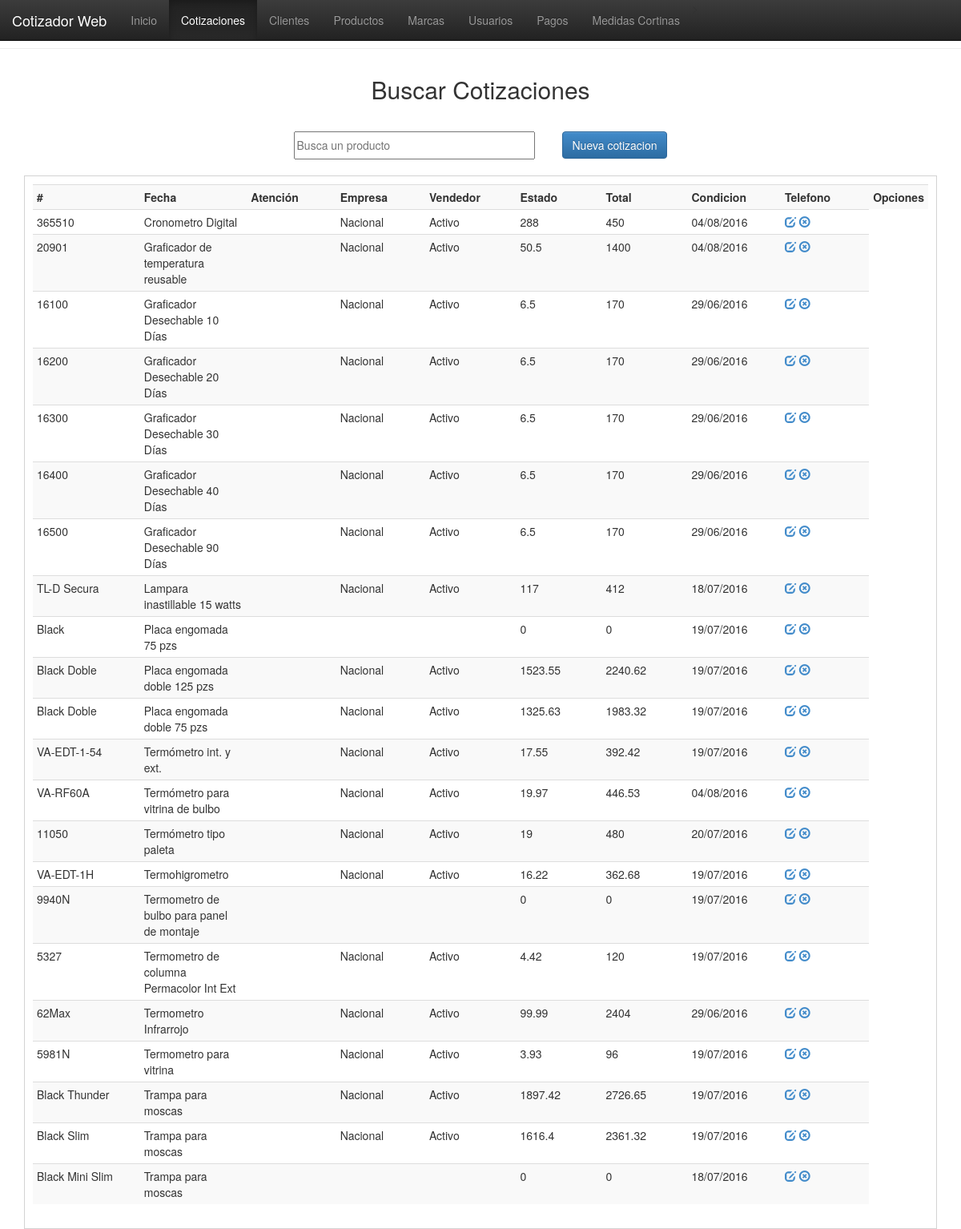
Screenshot of /vistas/cotizaciones.php with the database file from the repository.
### tables this page shows
CREATE TABLE `productos` (
  `id_prod` int(11) NOT NULL,
  `id_mca` int(100) NOT NULL,
  `id_tcambio` int(11) NOT NULL,
  `nomb_prod` varchar(100) NOT NULL,
  `desc_prod` varchar(100) NOT NULL,
  `origen_prod` varchar(20) NOT NULL,
  `edo_prod` varchar(15) NOT NULL,
  `nota_prod` varchar(150) NOT NULL,
  `cost_prod` float NOT NULL,
  `mon_prod` varchar(15) NOT NULL,
  `util_prod` float NOT NULL,
  `prec_prod` float NOT NULL,
  `prec_rec` float NOT NULL,
  `Imagen` text NOT NULL,
  `fecha_prod` date NOT NULL
);

### php/conexion.php (called while the page is built, shortened)
<?php
function fechaNormal($fecha){
		$nfecha = date('d/m/Y',strtotime($fecha));
		return $nfecha;
}
?>

### vistas/cotizaciones.php (the view, shortened to what this page needs)
<!DOCTYPE html>
<html>
<head>
<link href="../css/estilo.css" rel="stylesheet">
<link href="../bootstrap/css/bootstrap.css" rel="stylesheet">
<link href="../bootstrap/css/bootstrap.min.css" rel="stylesheet">
<link href="../bootstrap/css/bootstrap-theme.css" rel="stylesheet">
<link href="../bootstrap/css/bootstrap-theme.min.css" rel="stylesheet">
</head>
<body>
  <nav class="navbar navbar-inverse navbar-fixed-top">
    <div class="container-fluid">
      <div class="navbar-header">
        <a class="navbar-brand" href="#">Cotizador Web</a>
      </div>
      <div class="collapse navbar-collapse" id="myNavbar">
        <ul class="nav navbar-nav">
          <li><a href="index.php">Inicio</a></li>>
          <li class="active"><a href="cotizaciones.php">Cotizaciones</a></li>
          <li><a href="clientes.php">Clientes</a></li>
          <li><a href="productos.php">Productos</a></li>
          <li><a href="marcas.php">Marcas</a></li>
          <li><a href="usuarios.php">Usuarios</a></li>
          <li><a href="pagos.php">Pagos</a></li>
          <li><a href="cortinas.php">Medidas Cortinas</a></li>
        </ul>
      </div>
    </div>
  </nav>
  <br><br><hr>
    <header>Buscar Cotizaciones</header>
    <section>
    <table border="0" align="center">
      <tr>
          <td width="335"><input type="text" placeholder="Busca un producto" id="bs-prod"/></td>
            <td width="100"><a href="nueva_cotizacion.php"><button class="btn btn-primary">Nueva cotizacion</button></a></td>
        </tr>
    </table>
    </section>
    <div class="registros" id="agrega-registros-prod">
        <table class="table table-striped table-condensed table-hover">
            <tr>
                <th width="200">#</th>
                <th width="150">Fecha</th>
                <th width="150">Atención</th>
                <th width="150">Empresa</th>
                <th width="150">Vendedor</th>
                <th width="150">Estado</th>
                <th width="150">Total</th>
                <th width="150">Condicion</th>
                <th width="150">Telefono</th>
                <th width="50">Opciones</th>
            </tr>
        <?php
            include('../php/conexion.php');
            $registro = mysql_query("SELECT * FROM productos ORDER BY desc_prod ASC");
            while($registro2 = mysql_fetch_array($registro)){
                echo '<tr>
                        <td>'.$registro2['nomb_prod'].'</td>
                        <td>'.$registro2['desc_prod'].'</td>
                        <td>'.$registro2['mca_prod'].'</td>
                        <td>'.$registro2['origen_prod'].'</td>
                        <td>'.$registro2['edo_prod'].'</td>
                        <td>'.$registro2['cost_prod'].'</td>
                        <td>'.$registro2['prec_rec'].'</td>
                        <td>'.fechaNormal($registro2['fecha_prod']).'</td>
                        <td>
                            <a href="javascript:editarProducto('.$registro2['id_prod'].');" class="glyphicon glyphicon-edit"></a>
                            <a href="javascript:eliminarProducto('.$registro2['id_prod'].');" class="glyphicon glyphicon-remove-circle"></a>
                        </td>
                    </tr>';
            }
        ?>
        </table>
    </div>
</body>
</html>

### css/estilo.css (style rules this page uses)
body { margin:0px; font-family:"Trebuchet MS", Arial, Helvetica, sans-serif; min-width:1000px; }
header { margin:auto; padding:10px; font-size:30px; width:500px; text-align:center; margin-top:20px; }
section { margin-top:20px; }
section table tr td input { width:90%; height:35px; outline:none; font-size:14px; }
.registros { margin:auto; width:95%; margin-top:20px; border:1px solid #D3D3D3; height:auto; padding:10px; }

### rows the page displays
productos: nomb_prod "365510", desc_prod "Cronometro Digital", origen_prod "Nacional", edo_prod "Activo", cost_prod "288", prec_rec "450", fecha_prod "04/08/2016"
productos: nomb_prod "20901", desc_prod "Graficador de temperatura reusable", origen_prod "Nacional", edo_prod "Activo", cost_prod "50.5", prec_rec "1400", fecha_prod "04/08/2016"
productos: nomb_prod "16100", desc_prod "Graficador Desechable 10 Días", origen_prod "Nacional", edo_prod "Activo", cost_prod "6.5", prec_rec "170", fecha_prod "29/06/2016"
productos: nomb_prod "16200", desc_prod "Graficador Desechable 20 Días", origen_prod "Nacional", edo_prod "Activo", cost_prod "6.5", prec_rec "170", fecha_prod "29/06/2016"
productos: nomb_prod "16300", desc_prod "Graficador Desechable 30 Días", origen_prod "Nacional", edo_prod "Activo", cost_prod "6.5", prec_rec "170", fecha_prod "29/06/2016"
productos: nomb_prod "16400", desc_prod "Graficador Desechable 40 Días", origen_prod "Nacional", edo_prod "Activo", cost_prod "6.5", prec_rec "170", fecha_prod "29/06/2016"
productos: nomb_prod "16500", desc_prod "Graficador Desechable 90 Días", origen_prod "Nacional", edo_prod "Activo", cost_prod "6.5", prec_rec "170", fecha_prod "29/06/2016"
productos: nomb_prod "TL-D Secura", desc_prod "Lampara inastillable 15 watts", origen_prod "Nacional", edo_prod "Activo", cost_prod "117", prec_rec "412", fecha_prod "18/07/2016"
productos: nomb_prod "Black", desc_prod "Placa engomada 75 pzs", cost_prod "0", prec_rec "0", fecha_prod "19/07/2016"
productos: nomb_prod "Black Doble", desc_prod "Placa engomada doble 125 pzs", origen_prod "Nacional", edo_prod "Activo", cost_prod "1523.55", prec_rec "2240.62", fecha_prod "19/07/2016"
productos: nomb_prod "Black Doble", desc_prod "Placa engomada doble 75 pzs", origen_prod "Nacional", edo_prod "Activo", cost_prod "1325.63", prec_rec "1983.32", fecha_prod "19/07/2016"
productos: nomb_prod "VA-EDT-1-54", desc_prod "Termómetro int. y ext.", origen_prod "Nacional", edo_prod "Activo", cost_prod "17.55", prec_rec "392.42", fecha_prod "19/07/2016"
productos: nomb_prod "VA-RF60A", desc_prod "Termómetro para vitrina de bulbo", origen_prod "Nacional", edo_prod "Activo", cost_prod "19.97", prec_rec "446.53", fecha_prod "04/08/2016"
productos: nomb_prod "11050", desc_prod "Termómetro tipo paleta", origen_prod "Nacional", edo_prod "Activo", cost_prod "19", prec_rec "480", fecha_prod "20/07/2016"
productos: nomb_prod "VA-EDT-1H", desc_prod "Termohigrometro", origen_prod "Nacional", edo_prod "Activo", cost_prod "16.22", prec_rec "362.68", fecha_prod "19/07/2016"
productos: nomb_prod "9940N", desc_prod "Termometro de bulbo para panel de montaje", cost_prod "0", prec_rec "0", fecha_prod "19/07/2016"
productos: nomb_prod "5327", desc_prod "Termometro de columna Permacolor Int Ext", origen_prod "Nacional", edo_prod "Activo", cost_prod "4.42", prec_rec "120", fecha_prod "19/07/2016"
productos: nomb_prod "62Max", desc_prod "Termometro Infrarrojo", origen_prod "Nacional", edo_prod "Activo", cost_prod "99.99", prec_rec "2404", fecha_prod "29/06/2016"
productos: nomb_prod "5981N", desc_prod "Termometro para vitrina", origen_prod "Nacional", edo_prod "Activo", cost_prod "3.93", prec_rec "96", fecha_prod "19/07/2016"
productos: nomb_prod "Black Thunder", desc_prod "Trampa para moscas", origen_prod "Nacional", edo_prod "Activo", cost_prod "1897.42", prec_rec "2726.65", fecha_prod "19/07/2016"
productos: nomb_prod "Black Slim", desc_prod "Trampa para moscas", origen_prod "Nacional", edo_prod "Activo", cost_prod "1616.4", prec_rec "2361.32", fecha_prod "19/07/2016"
productos: nomb_prod "Black Mini Slim", desc_prod "Trampa para moscas", cost_prod "0", prec_rec "0", fecha_prod "18/07/2016"
